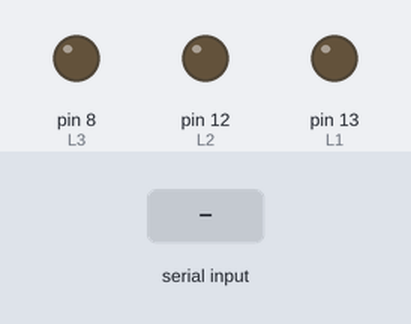
A sketch run on a simulated Arduino Uno, built with avr-gcc and run on an emulated ATmega328P. On the bench: output pins drawn as LEDs (lit = HIGH). The inputs (shaded band) are chosen by the test bench.

Above: at 1.2 s.
1.3 s: "A" received over Serial
At 2.5 s:
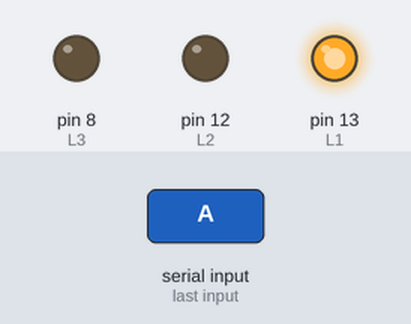
2.8 s: "C" received over Serial
At 3.7 s:
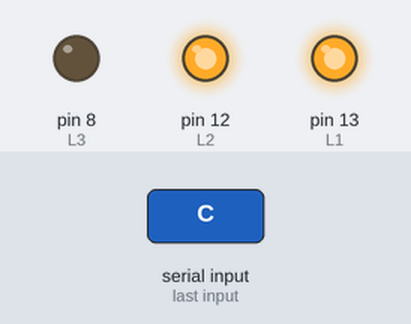
4.3 s: "B" received over Serial
At 4.8 s:
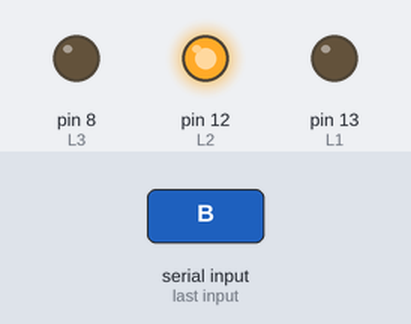
5.8 s: "E" received over Serial
At 7.0 s:
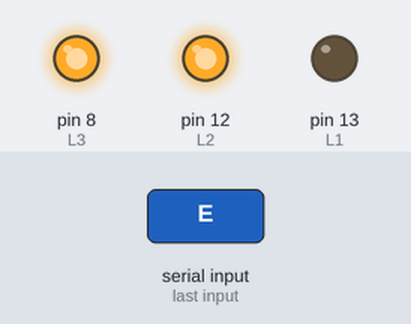
7.3 s: "D" received over Serial
At 8.3 s:
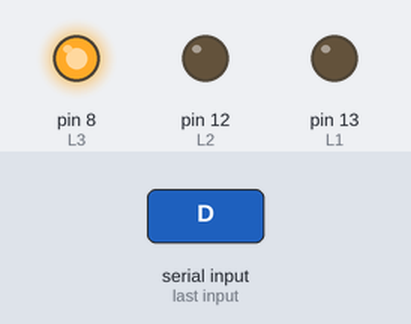
8.8 s: "F" received over Serial
At 9.4 s:
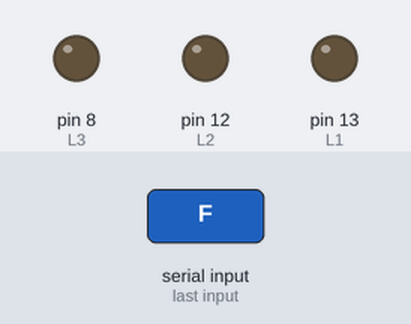
Timing chart, 0 to 11.3 s (numbered marks = the images above; inputs shaded):
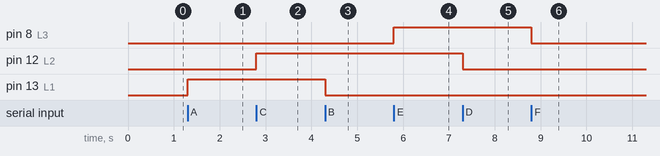

The sketch:

sketch_mar12c.ino
```cpp
const int L1 = 13;
const int L2 = 12;
const int L3 = 8;
void setup() {
  Serial.begin(9600);
  pinMode(L1, OUTPUT);
  pinMode(L2, OUTPUT);
  pinMode(L3, OUTPUT);

}

void loop() {
  if(Serial.available()>0){
    int Caracter = Serial.read();
    if(Caracter == 'A'){
      digitalWrite(L1,HIGH);
    }
    if (Caracter == 'B'){
      digitalWrite(L1,LOW);
    }
    if (Caracter == 'C'){
      digitalWrite(L2,HIGH);
    }
    if (Caracter == 'D'){
      digitalWrite(L2,LOW);
    }
    if (Caracter == 'E'){
      digitalWrite(L3,HIGH);
    }
    if (Caracter == 'F'){
      digitalWrite(L3,LOW);
    }
  }
}
```

Measured:
- after the input at 1.3 s, pin 13 (L1): LOW → HIGH at once
- after the input at 2.8 s, pin 12 (L2): LOW → HIGH at once
- after the input at 4.3 s, pin 13 (L1): HIGH → LOW at once
- after the input at 5.8 s, pin 8 (L3): LOW → HIGH at once
- after the input at 7.3 s, pin 12 (L2): HIGH → LOW at once
- after the input at 8.8 s, pin 8 (L3): HIGH → LOW at once
